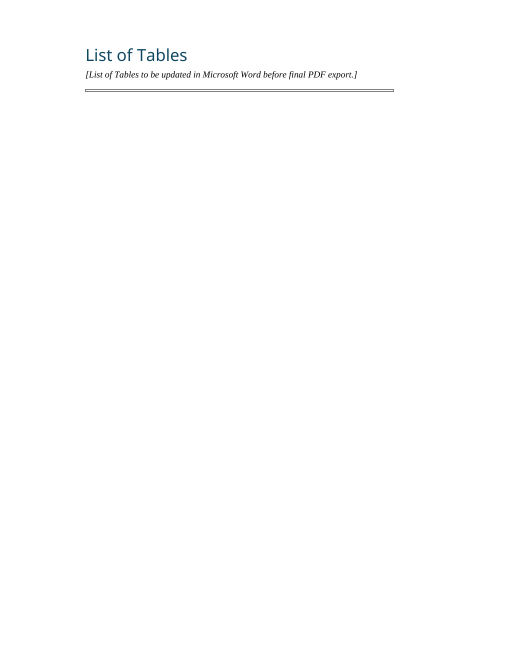
#> input picture paper/docx_build/rendered_pages/page-06.png, 1020 x 1320 px (shown at 1/2 size); its folder holds 4 pictures in this run
$ python check_rendered_pages.py
#> lines starting #> are read from the running program, lines starting #| are printed output that depends on the picture; after the words box and inside, x2 and y2 are one past the last pixel; in counts of white or black regions, pixels touching at a corner belong together
from __future__ import annotations

import json
from pathlib import Path
import re

from PIL import Image, ImageDraw, ImageFont


ROOT = Path(__file__).resolve().parents[3]
PAGES_DIR = ROOT / "paper/docx_build/rendered_pages"
TEXT_PATH = ROOT / "paper/docx_build/intermediate/internal_render/DISSERTATION_NTU_TEMPLATE_DRAFT_RENDERED.txt"
REPORT_DIR = ROOT / "paper/docx_build/reports"
CONTACT_DIR = REPORT_DIR / "contact_sheets"
AUDIT = REPORT_DIR / "RENDER_AUDIT.json"

page_paths = sorted(PAGES_DIR.glob("page-*.png"))
if not page_paths:
    raise RuntimeError("No rendered page PNGs found")

CONTACT_DIR.mkdir(parents=True, exist_ok=True)
expected_size = None
page_rows = []
blank_pages = []
edge_touch_pages = []
dimension_mismatches = []

for index, path in enumerate(page_paths, 1):
    with Image.open(path) as image:
#> image is the input picture: PIL image 1020x1320 RGB; mean R, G, B 254.2, 254.3, 254.3
        image.load()
        if expected_size is None:
            expected_size = image.size
#> expected_size = (1020, 1320)
        if image.size != expected_size:
            dimension_mismatches.append(index)
        gray = image.convert("L")
        histogram = gray.histogram()
#> histogram = 256 values, max 1340083 at index 255, min 3 at index 146, mean 5259.4
        pixel_count = image.width * image.height
#> pixel_count = 1346400
        near_white = sum(histogram[250:]) / pixel_count
#> near_white = 0.995
        mask = gray.point(lambda value: 255 if value < 245 else 0)
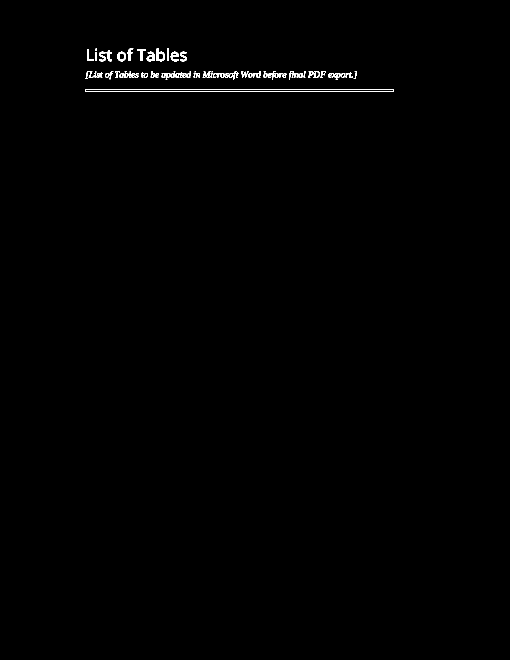
#> mask: PIL image 1020x1320 L (shown at 1/2 size); 0.44% white in thin lines or dots, all inside (x1, y1, x2, y2) = (170, 96, 788, 183)
        bbox = mask.getbbox()
#> bbox = (170, 96, 788, 183)
        if near_white > 0.998 or bbox is None:
            blank_pages.append(index)
        edge_touch = False
        if bbox is not None:
            left, top, right, bottom = bbox
#> left = 170; top = 96; right = 788; bottom = 183
            edge_touch = left <= 4 or top <= 4 or right >= image.width - 4 or bottom >= image.height - 4
#> edge_touch = False
            if edge_touch:
                edge_touch_pages.append(index)
        page_rows.append(
            {
                "page": index,
                "file": str(path.relative_to(ROOT)),
                "width": image.width,
                "height": image.height,
                "near_white_ratio": round(near_white, 6),
                "content_bbox": list(bbox) if bbox is not None else None,
                "edge_touch": edge_touch,
            }
        )
#> pass 2 of the loop `for index, path in enumerate(page_paths, 1):`:
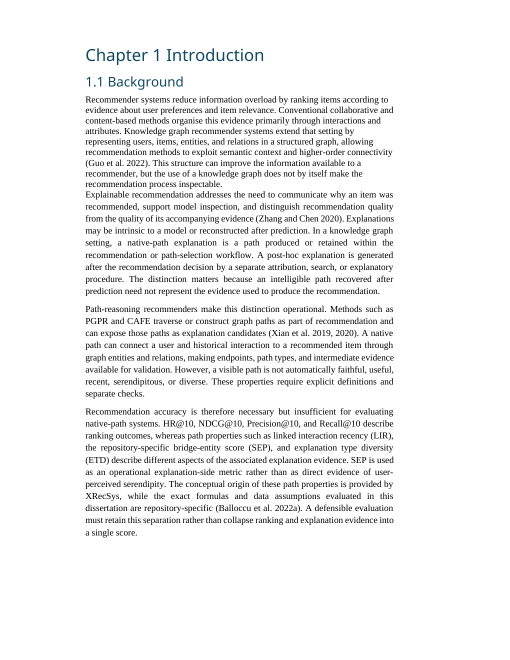
#> input picture paper/docx_build/rendered_pages/page-08.png, 1020 x 1320 px (shown at 1/2 size)
#> image is the input picture: PIL image 1020x1320 RGB; mean R, G, B 242.3, 242.4, 242.5
#> histogram = 256 values, max 1218951 at index 255, min 78 at index 52, mean 5259.4
#> near_white = 0.909
#> `mask = gray.point(lambda value: 255 if value < 245 else 0)`:
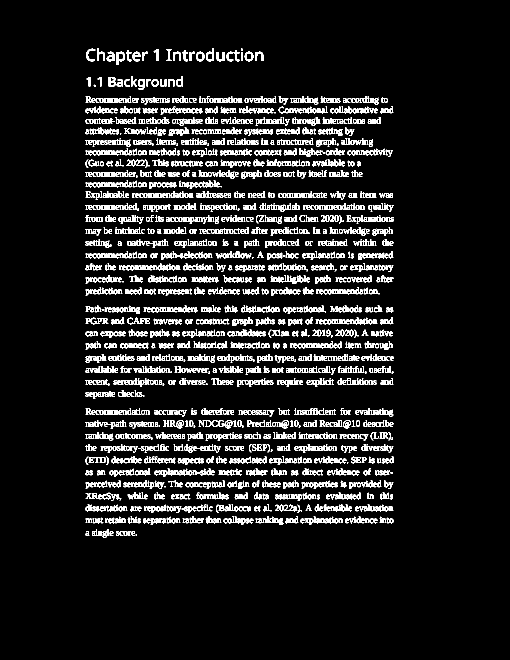
#> mask: PIL image 1020x1320 L (shown at 1/2 size); 8.9% white in thin lines or dots, all inside (x1, y1, x2, y2) = (171, 96, 788, 1075)
#> bbox = (171, 96, 788, 1075)
#> left = 171; bottom = 1075
#> pass 3 of the loop `for index, path in enumerate(page_paths, 1):`:
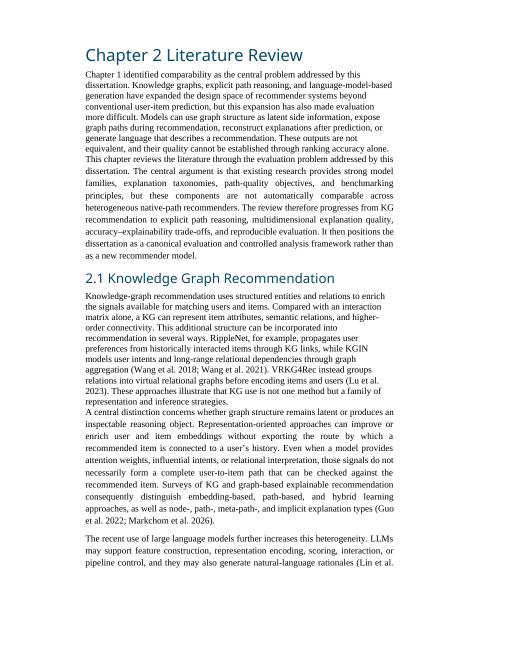
#> input picture paper/docx_build/rendered_pages/page-14.png, 1020 x 1320 px (shown at 1/2 size)
#> image is the input picture: PIL image 1020x1320 RGB; mean R, G, B 240.5, 240.8, 240.9
#> histogram = 256 values, max 1202104 at index 255, min 72 at index 52, mean 5259.4
#> near_white = 0.897
#> `mask = gray.point(lambda value: 255 if value < 245 else 0)`:
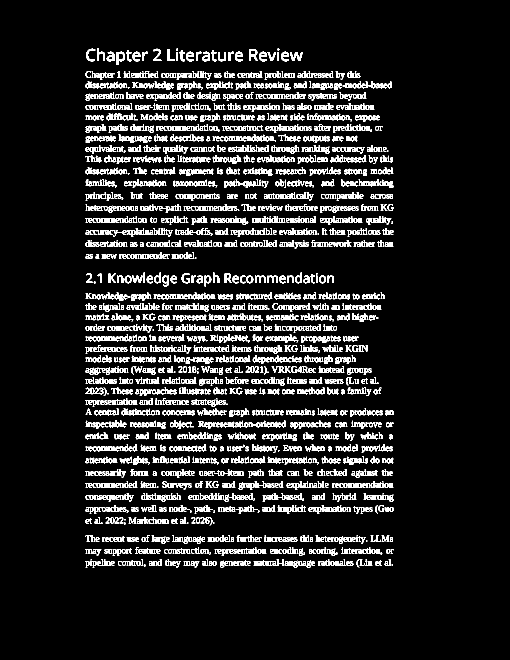
#> mask: PIL image 1020x1320 L (shown at 1/2 size); 10% white in thin lines or dots, all inside (x1, y1, x2, y2) = (171, 96, 788, 1135)
#> bbox = (171, 96, 788, 1135)
#> bottom = 1135
#> the loop made 4 passes; the first 3 are shown

font = ImageFont.load_default()
thumb_width = 255
thumb_height = 330
label_height = 18
columns = 4
chunk_size = 20
contact_paths = []
for chunk_start in range(0, len(page_paths), chunk_size):
    chunk = page_paths[chunk_start : chunk_start + chunk_size]
    rows = (len(chunk) + columns - 1) // columns
    sheet = Image.new("RGB", (columns * thumb_width, rows * (thumb_height + label_height)), "white")
#> sheet: PIL image 1020x348 RGB; every value is 255
    draw = ImageDraw.Draw(sheet)
    for offset, path in enumerate(chunk):
        page_number = chunk_start + offset + 1
        with Image.open(path) as page:
            thumb = page.convert("RGB")
            thumb.thumbnail((thumb_width - 8, thumb_height - 8))
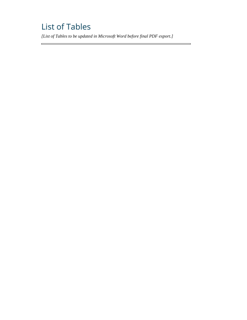
#> thumb: PIL image 247x320 RGB; mean R, G, B 254.2, 254.3, 254.3
            x = (offset % columns) * thumb_width + (thumb_width - thumb.width) // 2
#> x = 4
            y = (offset // columns) * (thumb_height + label_height) + label_height
            sheet.paste(thumb, (x, y))
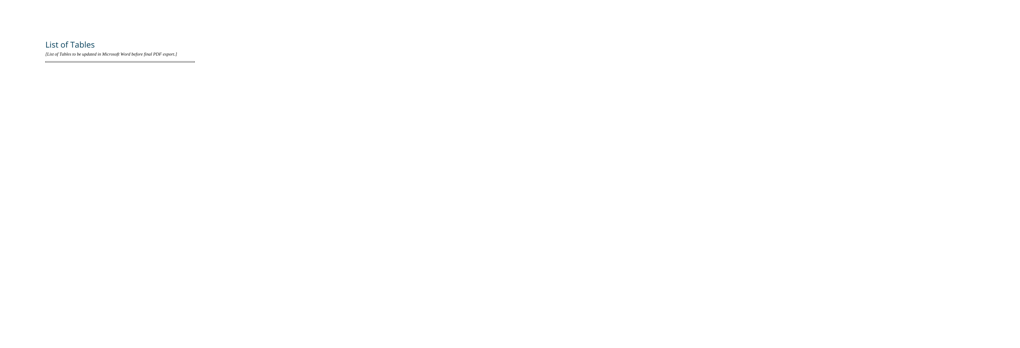
#> sheet: PIL image 1020x348 RGB; mean R, G, B 254.8, 254.8, 254.8
            draw.text((x + 4, y - label_height + 3), f"Page {page_number}", fill="black", font=font)
    output = CONTACT_DIR / f"pages_{chunk_start + 1:03d}_{chunk_start + len(chunk):03d}.png"
    sheet.save(output)
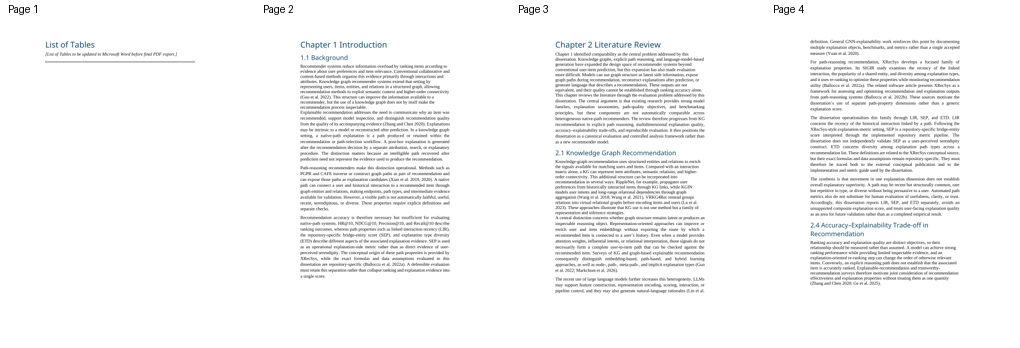
#> saved as pages_001_004.png: PIL image 1020x348 RGB; mean R, G, B 245.5, 245.6, 245.7
    contact_paths.append(str(output.relative_to(ROOT)))

#> (the run stopped early here; a loop or call above may not have finished)
